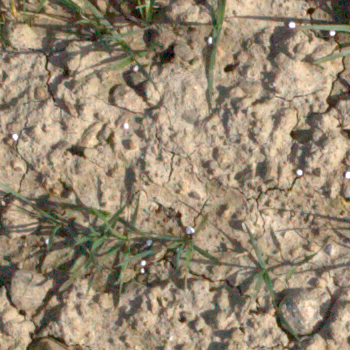
#> input picture MM/data/test/FPWW0180049_RGB1_20170315_102908_6.png, 350 x 350 px, given as the content of the folder data/train, which was not available
$ jupyter execute method_random_forest.ipynb   (text cells are left out)
#> lines starting #> are read from the running program, lines starting #| are printed output that depends on the picture; after the words box and inside, x2 and y2 are one past the last pixel; in counts of white or black regions, pixels touching at a corner belong together; pictures that were not available may be replaced by others from this repository, and a replacement may not be noted
[cell 1]
import os
import time
from pathlib import Path

import cv2
import numpy as np
import matplotlib.pyplot as plt

from sklearn.ensemble import RandomForestClassifier
from sklearn.preprocessing import StandardScaler
from sklearn.metrics import precision_score, recall_score, f1_score, jaccard_score

plt.rcParams["figure.figsize"] = (10, 5)

[cell 2]
# paths
PROJECT_ROOT = Path(".")
DATA_DIR = PROJECT_ROOT / "data"

TRAIN_DIR = DATA_DIR / "train"
VAL_DIR = DATA_DIR / "validation"
TEST_DIR = DATA_DIR / "test"

print("train exists     :", TRAIN_DIR.exists())
print("validation exists:", VAL_DIR.exists())
print("test exists      :", TEST_DIR.exists())

[cell 3]
def get_image_paths(split_dir):
    split_dir = Path(split_dir)
    all_pngs = sorted(split_dir.glob("*.png"))
    image_paths = [p for p in all_pngs if not p.name.endswith("_mask.png")]
    return image_paths


def get_mask_path(image_path):
    image_path = Path(image_path)
    return image_path.with_name(image_path.stem + "_mask.png")


def load_rgb_image(path):
    img = cv2.imread(str(path), cv2.IMREAD_COLOR)
    if img is None:
        raise FileNotFoundError(f"could not load image: {path}")
    img = cv2.cvtColor(img, cv2.COLOR_BGR2RGB)
    return img


def load_mask(path):
    mask = cv2.imread(str(path), cv2.IMREAD_GRAYSCALE)
    if mask is None:
        raise FileNotFoundError(f"could not load mask: {path}")
    mask = (mask > 127).astype(np.uint8)
    return mask


def rgb_to_hsi_features(rgb_img):
    rgb = rgb_img.astype(np.float32) / 255.0
    r = rgb[:, :, 0]
    g = rgb[:, :, 1]
    b = rgb[:, :, 2]

    intensity = (r + g + b) / 3.0
    min_rgb = np.minimum(np.minimum(r, g), b)

    saturation = np.zeros_like(intensity)
    valid = intensity > 1e-8
    saturation[valid] = 1.0 - (min_rgb[valid] / intensity[valid])

    num = 0.5 * ((r - g) + (r - b))
    den = np.sqrt((r - g) ** 2 + (r - b) * (g - b)) + 1e-8
    theta = np.arccos(np.clip(num / den, -1.0, 1.0))

    hue = np.where(b <= g, theta, 2 * np.pi - theta)
    hue = hue / (2 * np.pi)

    return hue, saturation, intensity


def compute_pixel_features(rgb_img):
    rgb = rgb_img.astype(np.float32) / 255.0
    r = rgb[:, :, 0]
    g = rgb[:, :, 1]
    b = rgb[:, :, 2]

    hsv = cv2.cvtColor(rgb_img, cv2.COLOR_RGB2HSV).astype(np.float32)
    h_hsv = hsv[:, :, 0] / 179.0
    s_hsv = hsv[:, :, 1] / 255.0
    v_hsv = hsv[:, :, 2] / 255.0

    lab = cv2.cvtColor(rgb_img, cv2.COLOR_RGB2LAB).astype(np.float32)
    l_lab = lab[:, :, 0] / 255.0
    a_lab = (lab[:, :, 1] - 128.0) / 127.0
    b_lab = (lab[:, :, 2] - 128.0) / 127.0

    ycrcb = cv2.cvtColor(rgb_img, cv2.COLOR_RGB2YCrCb).astype(np.float32)
    y_ycc = ycrcb[:, :, 0] / 255.0
    cr_ycc = (ycrcb[:, :, 1] - 128.0) / 127.0
    cb_ycc = (ycrcb[:, :, 2] - 128.0) / 127.0

    h_hsi, s_hsi, i_hsi = rgb_to_hsi_features(rgb_img)

    exg = 2 * g - r - b
    ngrdi = (g - r) / (g + r + 1e-8)

    features = np.stack(
        [
            r, g, b,
            h_hsv, s_hsv, v_hsv,
            l_lab, a_lab, b_lab,
            y_ycc, cr_ycc, cb_ycc,
            h_hsi, s_hsi, i_hsi,
            exg, ngrdi,
        ],
        axis=-1,
    )

    h, w, c = features.shape
    return features.reshape(h * w, c)

[cell 4]
train_images = get_image_paths(TRAIN_DIR)
print("number of training images:", len(train_images))

sample_img_path = train_images[0]
sample_mask_path = get_mask_path(sample_img_path)

sample_img = load_rgb_image(sample_img_path)
#> in load_rgb_image, img is the input picture: shape (350, 350, 3); mean B, G, R 113.4, 135.7, 151.7
sample_mask = load_mask(sample_mask_path)
#> in load_mask, `mask = (mask > 127).astype(np.uint8)`:
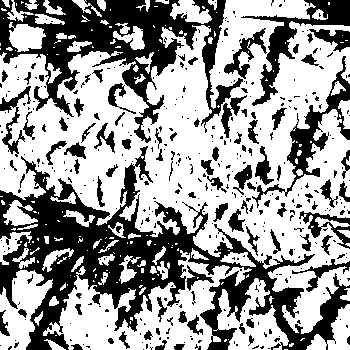
#> mask: shape (350, 350); values 0 (black) and 1 (white), 61.2% white; 417 black regions (322 under 20 px), largest, box (x1, y1, x2, y2) and area: (0, 146, 350, 350) 20807, (0, 0, 243, 143) 11529, (241, 0, 350, 106) 2379

print("sample image:", sample_img_path.name)
print("image shape :", sample_img.shape)
#| image shape : (350, 350, 3)
print("mask shape  :", sample_mask.shape)
#| mask shape  : (350, 350)

fig, ax = plt.subplots(1, 2, figsize=(10, 4))
ax[0].imshow(sample_img)
ax[0].set_title("sample image")
ax[0].axis("off")

ax[1].imshow(sample_mask, cmap="gray")
ax[1].set_title("ground truth mask")
ax[1].axis("off")
plt.show()

[cell 5]
def build_training_set(split_dir, pixels_per_image=4000, max_images=None, random_state=42):
    rng = np.random.default_rng(random_state)
    image_paths = get_image_paths(split_dir)

    if max_images is not None:
        image_paths = image_paths[:max_images]

    X_list = []
    y_list = []

    for image_path in image_paths:
        mask_path = get_mask_path(image_path)

        img = load_rgb_image(image_path)
        mask = load_mask(mask_path)

        X_img = compute_pixel_features(img)
        y_img = mask.reshape(-1)

        n_pixels = len(y_img)
        sample_n = min(pixels_per_image, n_pixels)
        idx = rng.choice(n_pixels, size=sample_n, replace=False)

        X_list.append(X_img[idx])
        y_list.append(y_img[idx])

    X = np.vstack(X_list)
    y = np.concatenate(y_list)
    return X, y


X_train, y_train = build_training_set(
    TRAIN_DIR,
    pixels_per_image=4000,   # safe starting point
    max_images=None,         # use all training images
    random_state=42
)
#> in compute_pixel_features, `cr_ycc = (ycrcb[:, :, 1] - 128.0) / 127.0`:
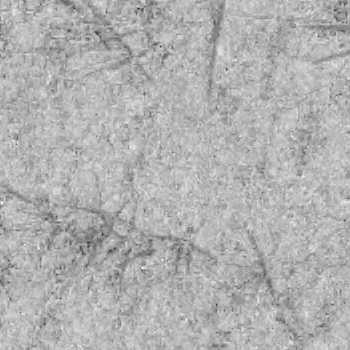
#> cr_ycc: shape (350, 350) float32; min -0.417, max 0.291, mean 0.0772; drawn with min black and max white
#> in rgb_to_hsi_features, `valid = intensity > 1e-8`: valid: shape (350, 350) bool; every value is 1
#> in compute_pixel_features, `ngrdi = (g - r) / (g + r + 1e-8)`:
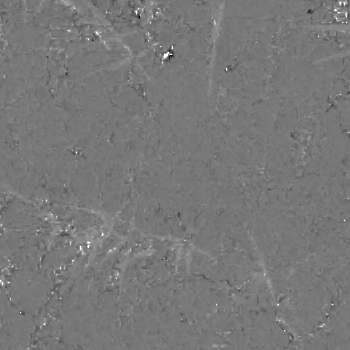
#> ngrdi: shape (350, 350) float32; min -1, max 1, mean -0.054; drawn with min black and max white
#> in build_training_set, `n_pixels = len(y_img)`: n_pixels = 122500
#> in build_training_set, `sample_n = min(pixels_per_image, n_pixels)`: sample_n = 4000
#> in build_training_set, `idx = rng.choice(n_pixels, size=sample_n, replace=False)`: idx = 4000 values, max 122447 at index 1593, min 62 at index 1684, mean 61283.5
#> in build_training_set, `y = np.concatenate(y_list)`: y = 4000 values, max 1 at index 0, min 0 at index 2, mean 0.619
#> y_train has the same summary as y in build_training_set

print("X_train shape:", X_train.shape)
#| X_train shape: (4000, 17)
print("y_train shape:", y_train.shape)
#| y_train shape: (4000,)
print("plant pixels:", int(y_train.sum()))
#| plant pixels: 2477
print("soil pixels :", int((y_train == 0).sum()))
#| soil pixels : 1523

[cell 6]
scaler = StandardScaler()
X_train_scaled = scaler.fit_transform(X_train)

start_train = time.time()

rf = RandomForestClassifier(
    n_estimators=80,
    max_depth=20,
    n_jobs=-1,
    random_state=42,
    class_weight="balanced_subsample"
)

rf.fit(X_train_scaled, y_train)

train_time = time.time() - start_train
print(f"training finished in {train_time:.2f} seconds")

[cell 7]
def predict_mask(model, scaler, rgb_img):
    X = compute_pixel_features(rgb_img)
    X_scaled = scaler.transform(X)
    pred = model.predict(X_scaled)
    return pred.reshape(rgb_img.shape[:2]).astype(np.uint8)


def evaluate_split(split_dir, model, scaler, max_images=None):
    image_paths = get_image_paths(split_dir)
    if max_images is not None:
        image_paths = image_paths[:max_images]

    image_metrics = []
    predictions = []
    ground_truths = []
    image_names = []

    start_test = time.time()

    for image_path in image_paths:
        mask_path = get_mask_path(image_path)

        img = load_rgb_image(image_path)
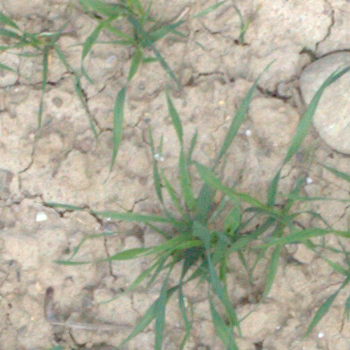
#> input picture MM/data/validation/FPWW0180036_RGB1_20170405_133150_6.png, 350 x 350 px
#> in load_rgb_image, img is the input picture: shape (350, 350, 3); mean B, G, R 152, 170.5, 172.5
        gt = load_mask(mask_path)
#> in load_mask (call 3), `mask = (mask > 127).astype(np.uint8)`: mask: shape (350, 350); values 0 (black) and 1 (white), 90.6% white; 235 black regions (190 under 20 px), largest, box (x1, y1, x2, y2) and area: (146, 173, 306, 284) 5973, (103, 3, 183, 50) 958, (210, 273, 266, 327) 721
        pred = predict_mask(model, scaler, img)
#> in compute_pixel_features (call 2), `r = rgb[:, :, 0]`:
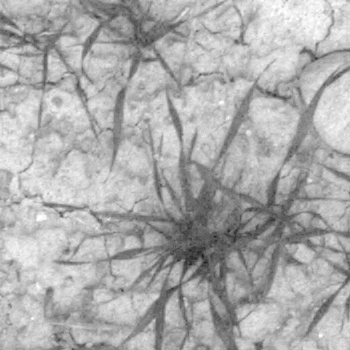
#> r: shape (350, 350) float32; min 0.098, max 1, mean 0.677
#> in compute_pixel_features (call 2), `b = rgb[:, :, 2]`:
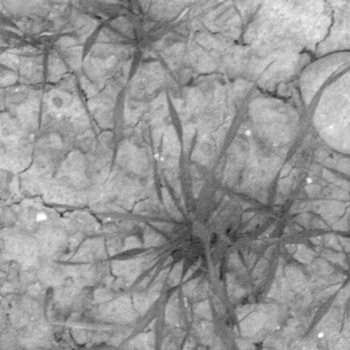
#> b: shape (350, 350) float32; min 0.0392, max 1, mean 0.596
#> in compute_pixel_features (call 2), `hsv = cv2.cvtColor(rgb_img, cv2.COLOR_RGB2HSV).astype(np.float32)`:
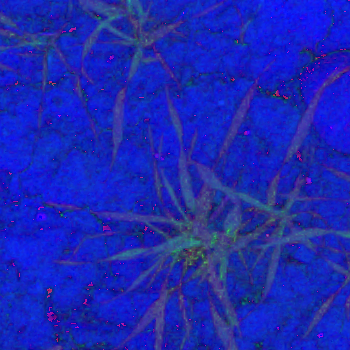
#> hsv: shape (350, 350, 3) float32; mean R, G, B 27.7, 39.1, 177.8
#> in compute_pixel_features (call 2), `s_hsv = hsv[:, :, 1] / 255.0`:
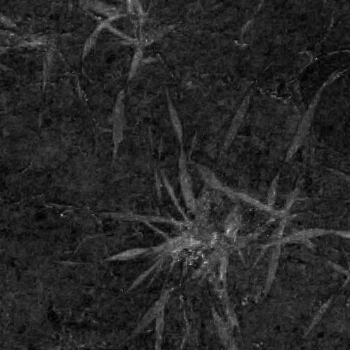
#> s_hsv: shape (350, 350) float32; min 0, max 0.894, mean 0.153
#> in compute_pixel_features (call 2), `lab = cv2.cvtColor(rgb_img, cv2.COLOR_RGB2LAB).astype(np.float32)`:
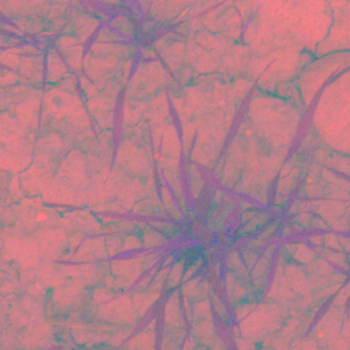
#> lab: shape (350, 350, 3) float32; mean R, G, B 177.1, 125.4, 137.9
#> in compute_pixel_features (call 2), `b_lab = (lab[:, :, 2] - 128.0) / 127.0`:
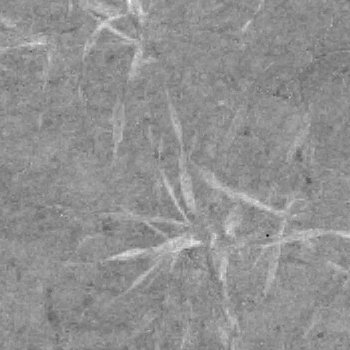
#> b_lab: shape (350, 350) float32; min -0.307, max 0.37, mean 0.0783; drawn with min black and max white

        precision = precision_score(gt.reshape(-1), pred.reshape(-1), zero_division=0)
        recall = recall_score(gt.reshape(-1), pred.reshape(-1), zero_division=0)
        f1 = f1_score(gt.reshape(-1), pred.reshape(-1), zero_division=0)
        iou = jaccard_score(gt.reshape(-1), pred.reshape(-1), zero_division=0)

        image_metrics.append([precision, recall, f1, iou])
        predictions.append(pred)
        ground_truths.append(gt)
        image_names.append(image_path.name)

    test_time = time.time() - start_test

    image_metrics = np.array(image_metrics)
    summary = {
        "precision": float(image_metrics[:, 0].mean()),
        "recall": float(image_metrics[:, 1].mean()),
        "f1": float(image_metrics[:, 2].mean()),
        "iou": float(image_metrics[:, 3].mean()),
        "time_seconds": float(test_time),
        "num_images": len(image_paths),
    }

    return summary, image_names, predictions, ground_truths

[cell 8]
val_summary, val_names, val_preds, val_gts = evaluate_split(VAL_DIR, rf, scaler)
#> in evaluate_split, `precision = precision_score(gt.reshape(-1), pred.reshape(-1), zero_div..`: precision = 0.997
#> in evaluate_split, `recall = recall_score(gt.reshape(-1), pred.reshape(-1), zero_division=0)`: recall = 1
#> in evaluate_split, `f1 = f1_score(gt.reshape(-1), pred.reshape(-1), zero_division=0)`: f1 = 0.998
#> in evaluate_split, `iou = jaccard_score(gt.reshape(-1), pred.reshape(-1), zero_division=0)`: iou = 0.997
#> in evaluate_split, `image_metrics = np.array(image_metrics)`: image_metrics = [[0.997, 1, 0.998, 0.997]]
#> in evaluate_split, `summary = { "precision": float(image_metrics[:, 0].mean()), "recall": ..`: summary = {'precision': 0.997, 'recall': 1, 'f1': 0.998, 'iou': 0.997, 'time_seconds': 0.262, 'num_images': 1}
#> val_summary has the same summary as summary in evaluate_split; val_names = ['FPWW0180036_RGB1_20170405_133150_6.png']; val_preds = 1 item; val_gts = 1 item

print("validation summary")
for k, v in val_summary.items():
    print(f"{k:>12}: {v:.4f}" if isinstance(v, float) else f"{k:>12}: {v}")
#> this loop made 6 passes
#> (k, v) on passes 1 to 6: ('precision', 0.997), ('recall', 1), ('f1', 0.998), ('iou', 0.997), ('time_seconds', 0.262), ('num_images', 1)
#|    precision: 0.9971
#|       recall: 0.9998
#|           f1: 0.9985
#|          iou: 0.9970
#| time_seconds: 0.2618
#|   num_images: 1

[cell 9]
test_summary, test_names, test_preds, test_gts = evaluate_split(TEST_DIR, rf, scaler)
#> test_summary = {'precision': 0.91, 'recall': 0.614, 'f1': 0.734, 'iou': 0.579, 'time_seconds': 0.176, 'num_images': 1}; test_names = ['FPWW0180049_RGB1_20170315_102908_6.png']; test_preds = 1 item; test_gts = 1 item

print("test summary")
for k, v in test_summary.items():
    print(f"{k:>12}: {v:.4f}" if isinstance(v, float) else f"{k:>12}: {v}")
#> this loop made 6 passes
#> (k, v) on passes 1 to 6: ('precision', 0.91), ('recall', 0.614), ('f1', 0.734), ('iou', 0.579), ('time_seconds', 0.176), ('num_images', 1)
#|    precision: 0.9103
#|       recall: 0.6145
#|           f1: 0.7337
#|          iou: 0.5794
#| time_seconds: 0.1764
#|   num_images: 1

[cell 10]
def show_result(split_names, preds, gts, split_dir, idx=0):
    image_path = Path(split_dir) / split_names[idx]
    img = load_rgb_image(image_path)

    fig, ax = plt.subplots(1, 3, figsize=(14, 4))
    ax[0].imshow(img)
    ax[0].set_title("image")
    ax[0].axis("off")

    ax[1].imshow(gts[idx], cmap="gray")
    ax[1].set_title("ground truth")
    ax[1].axis("off")

    ax[2].imshow(preds[idx], cmap="gray")
    ax[2].set_title("prediction")
    ax[2].axis("off")

    plt.tight_layout()
    plt.show()


show_result(test_names, test_preds, test_gts, TEST_DIR, idx=0)
